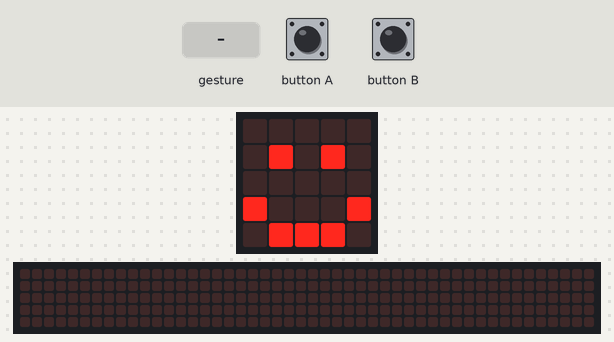
Bench run of a program on a simulated BBC micro:bit (MakeCode). Parts: the board's 5×5 LED display, a strip that is not on the board, showing the scrolling text unrolled. The inputs (shaded band) are chosen by the test bench. Random numbers come from a fixed seed; a tilt is held for 1.5 s and a shake lasts 1 s, then the board lies face up again; the 48×5 strip is a reading aid, not a part: it shows the text the display is scrolling, unrolled, one strip-width of it at a time.

Above: at 1.8 s.
1.9 s: button A pressed for 0.15 s
At 2.12 s:
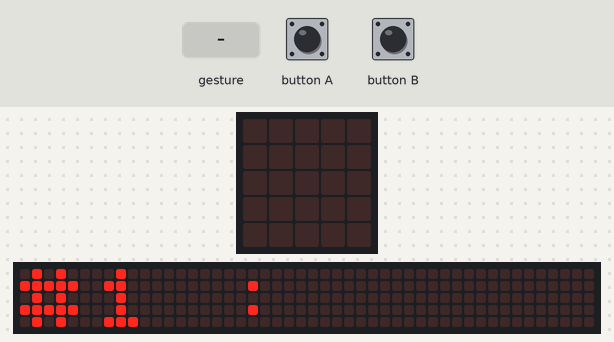
2.6 s: button B pressed for 0.15 s
At 2.87 s:
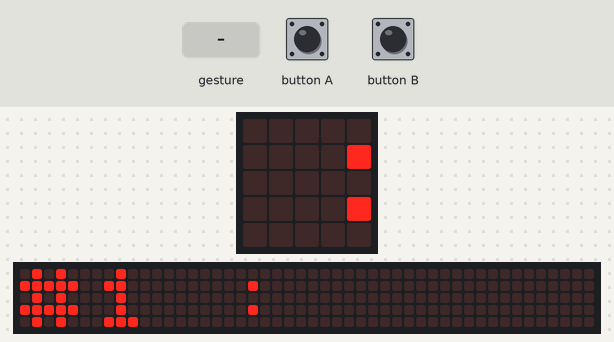
3.3 s: gesture 'shake'
At 3.62 s:
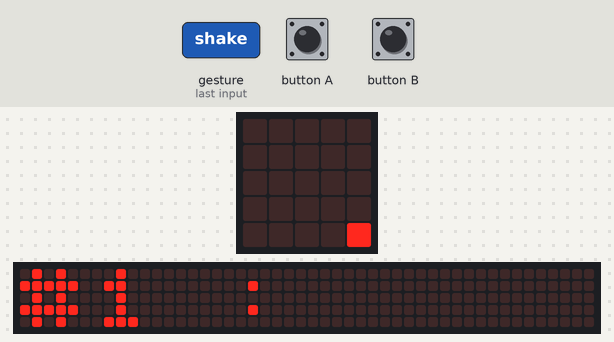
5.3 s: button A pressed for 0.15 s
At 10.22 s:
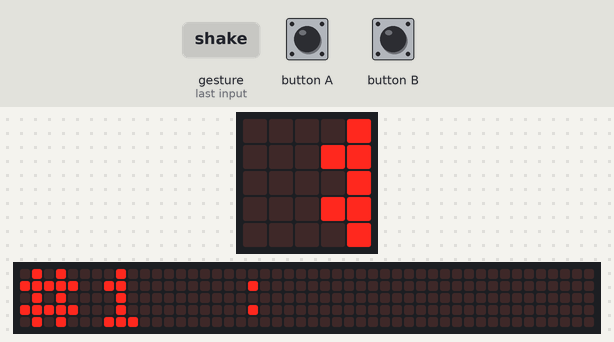

The program:

main.ts
```typescript
// (licence header left out)
// crearing numbers
const randomNumberOne = randint(0, 99)
const randomNumberTwo = randint(0, 99)

// setup
basic.clearScreen()
basic.showIcon(IconNames.Happy)

// shows #1
input.onButtonPressed(Button.A, function () {
  basic.clearScreen()
  basic.showString('#1 :'); basic.showNumber(randomNumberOne)
  basic.showIcon(IconNames.Happy)
})

// shows #2
input.onButtonPressed(Button.B, function () {
  basic.clearScreen()
  basic.showString('#2 :'); basic.showNumber(randomNumberTwo)
  basic.showIcon(IconNames.Happy)
})

// shows which number is bigger
input.onGesture(Gesture.Shake, function () {
  if (randomNumberOne > randomNumberTwo) {
    basic.clearScreen()
    basic.showNumber(randomNumberOne); basic.showString('>'); basic.showNumber(randomNumberTwo)
    basic.clearScreen()
    basic.showIcon(IconNames.Sad)
  } else {
    basic.clearScreen()
    basic.showNumber(randomNumberOne); basic.showString('<'); basic.showNumber(randomNumberTwo)
    basic.clearScreen()
    basic.showIcon(IconNames.Sad)
  }
})
```

Measured:
- after the input at 1.9 s, the display: changes after 0.15 s (image 1)
